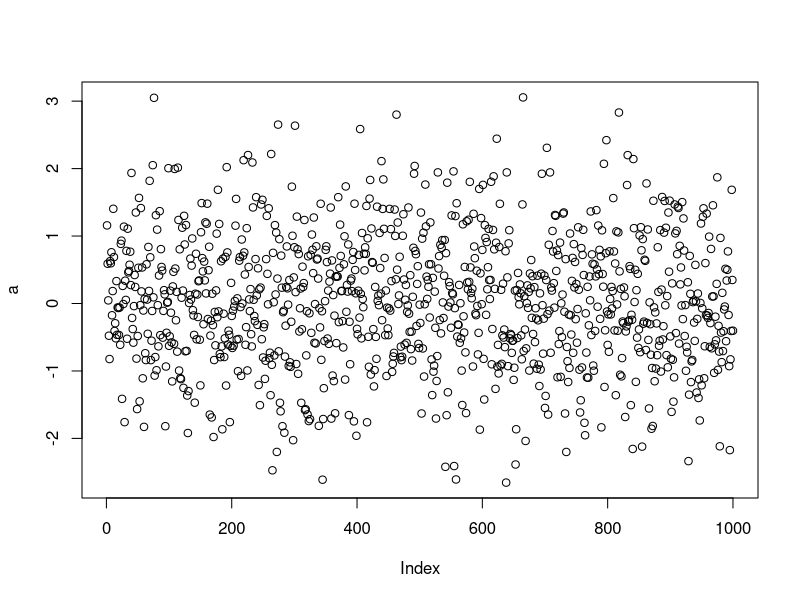
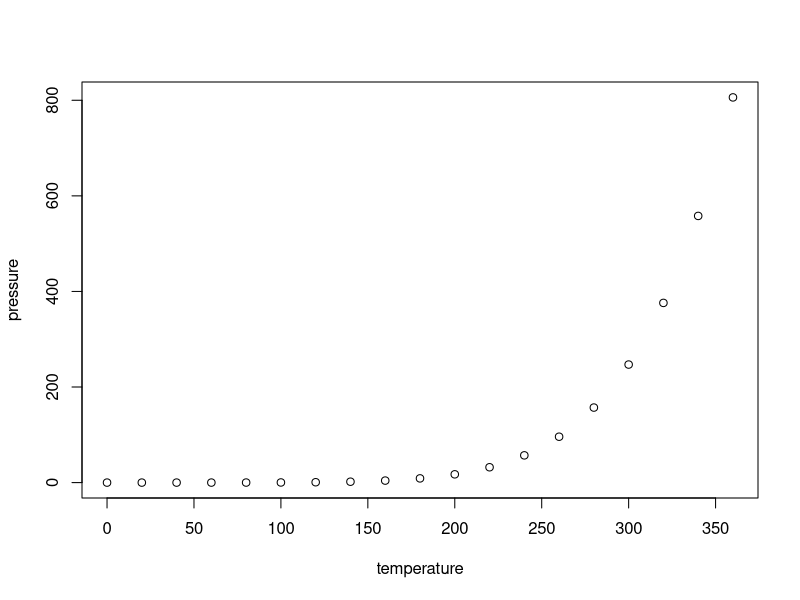

Source code (R) for these figures, in order:
## ---- chunk 1
a<-rnorm(1000)
plot(a)
## ---- chunk 2
knitr::opts_chunk$set(echo = TRUE)
## ---- chunk 3
summary(cars)
## ---- chunk 4
plot(pressure)
